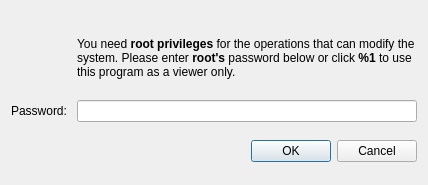
<?xml version="1.0" encoding="UTF-8"?>
<ui version="4.0">
 <class>RootDialog</class>
 <widget class="QDialog" name="RootDialog">
  <property name="geometry">
   <rect>
    <x>0</x>
    <y>0</y>
    <width>428</width>
    <height>185</height>
   </rect>
  </property>
  <property name="windowTitle">
   <string>QPacman</string>
  </property>
  <property name="windowIcon">
   <iconset resource="qpacman.qrc">
    <normaloff>:/pics/security-low.png</normaloff>:/pics/security-low.png</iconset>
  </property>
  <property name="modal">
   <bool>true</bool>
  </property>
  <layout class="QHBoxLayout" name="horizontalLayout">
   <item>
    <layout class="QVBoxLayout" name="verticalLayout">
     <item>
      <layout class="QGridLayout" name="gridLayout">
       <item row="0" column="0">
        <widget class="QLabel" name="label">
         <property name="sizePolicy">
          <sizepolicy hsizetype="Fixed" vsizetype="Fixed">
           <horstretch>0</horstretch>
           <verstretch>0</verstretch>
          </sizepolicy>
         </property>
         <property name="maximumSize">
          <size>
           <width>71</width>
           <height>71</height>
          </size>
         </property>
         <property name="text">
          <string/>
         </property>
         <property name="pixmap">
          <pixmap resource="qpacman.qrc">:/pics/dialog-password.png</pixmap>
         </property>
         <property name="scaledContents">
          <bool>false</bool>
         </property>
         <property name="alignment">
          <set>Qt::AlignLeading|Qt::AlignLeft|Qt::AlignTop</set>
         </property>
        </widget>
       </item>
       <item row="0" column="1">
        <widget class="QLabel" name="infoLabel">
         <property name="sizePolicy">
          <sizepolicy hsizetype="Expanding" vsizetype="Preferred">
           <horstretch>0</horstretch>
           <verstretch>0</verstretch>
          </sizepolicy>
         </property>
         <property name="text">
          <string>&lt;html&gt;&lt;head/&gt;&lt;body&gt;&lt;p&gt;You need &lt;span style=&quot; font-weight:600;&quot;&gt;root privileges&lt;/span&gt; for the operations that can modify the system. Please enter &lt;span style=&quot; font-weight:600;&quot;&gt;root's&lt;/span&gt; password below or click &lt;span style=&quot; font-weight:600;&quot;&gt;%1&lt;/span&gt; to use this program as a viewer only.&lt;/p&gt;&lt;/body&gt;&lt;/html&gt;</string>
         </property>
         <property name="scaledContents">
          <bool>false</bool>
         </property>
         <property name="wordWrap">
          <bool>true</bool>
         </property>
        </widget>
       </item>
       <item row="1" column="0">
        <widget class="QLabel" name="label_3">
         <property name="sizePolicy">
          <sizepolicy hsizetype="Fixed" vsizetype="Preferred">
           <horstretch>0</horstretch>
           <verstretch>0</verstretch>
          </sizepolicy>
         </property>
         <property name="text">
          <string>Password: </string>
         </property>
        </widget>
       </item>
       <item row="1" column="1">
        <widget class="QLineEdit" name="passEdit">
         <property name="sizePolicy">
          <sizepolicy hsizetype="Expanding" vsizetype="Fixed">
           <horstretch>0</horstretch>
           <verstretch>0</verstretch>
          </sizepolicy>
         </property>
         <property name="echoMode">
          <enum>QLineEdit::Password</enum>
         </property>
        </widget>
       </item>
      </layout>
     </item>
     <item>
      <widget class="QDialogButtonBox" name="buttonBox">
       <property name="orientation">
        <enum>Qt::Horizontal</enum>
       </property>
       <property name="standardButtons">
        <set>QDialogButtonBox::Cancel|QDialogButtonBox::Ok</set>
       </property>
      </widget>
     </item>
    </layout>
   </item>
  </layout>
 </widget>
 <resources>
  <include location="qpacman.qrc"/>
 </resources>
 <connections>
  <connection>
   <sender>buttonBox</sender>
   <signal>accepted()</signal>
   <receiver>RootDialog</receiver>
   <slot>accept()</slot>
   <hints>
    <hint type="sourcelabel">
     <x>248</x>
     <y>254</y>
    </hint>
    <hint type="destinationlabel">
     <x>157</x>
     <y>274</y>
    </hint>
   </hints>
  </connection>
  <connection>
   <sender>buttonBox</sender>
   <signal>rejected()</signal>
   <receiver>RootDialog</receiver>
   <slot>reject()</slot>
   <hints>
    <hint type="sourcelabel">
     <x>316</x>
     <y>260</y>
    </hint>
    <hint type="destinationlabel">
     <x>286</x>
     <y>274</y>
    </hint>
   </hints>
  </connection>
 </connections>
</ui>
